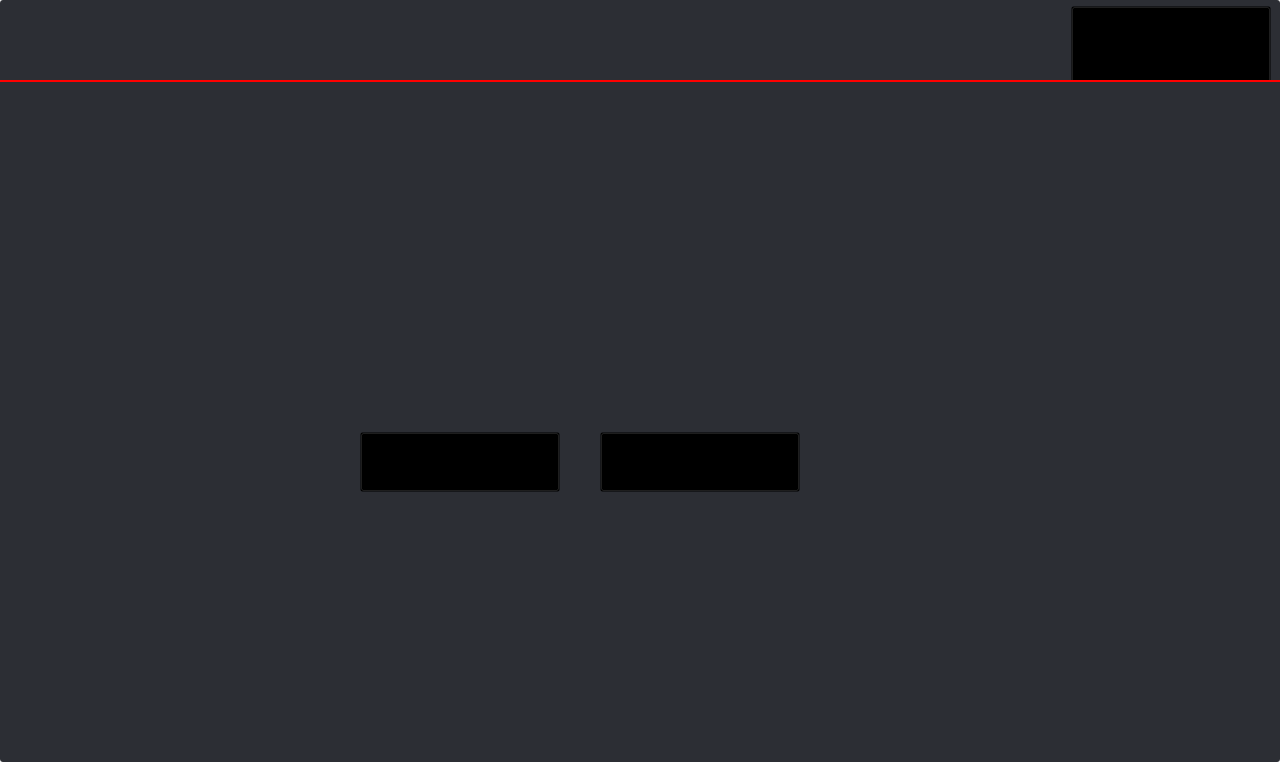
<?xml version="1.0" encoding="UTF-8"?>
<ui version="4.0">
 <class>OBSBasicEnd</class>
 <widget class="QMainWindow" name="OBSBasicEnd">
  <property name="geometry">
   <rect>
    <x>0</x>
    <y>0</y>
    <width>1280</width>
    <height>762</height>
   </rect>
  </property>
  <property name="windowTitle">
   <string>MainWindow</string>
  </property>
  <property name="styleSheet">
   <string notr="true">QWidget { font-family:&quot;微软雅黑&quot;; }
      QWidget#centralwidget { background-color:#2c2e34; border: 1px solid
      #999999; border-radius: 3px; }
      
      QWidget#content_widget {background-color:#2c2e34; border: 1px solid
      #999999; border-radius: 3px;}
      
      QPushButton#live_data_btn {
      background-image: url(:/res/icons/review-button.png);
      background-repeat: no-repeat; background-color: transparent;
      background-position:center; }
      
      QPushButton#live_platform_btn {
      background-image: url(:/res/icons/back-button.png); background-repeat:
      no-repeat; background-color: transparent; background-position:center; }
      
      QPushButton#new_live_btn { background-image:
      url(:/res/icons/create-button.png); background-repeat: no-repeat;
      background-color: transparent; background-position:center; }
      
      QLabel#label { background-image: url(:/res/icons/end-text.png);
      background-repeat: no-repeat; background-color: transparent; color: white; }
      
      QLabel#title_label {background-image: url(:/res/icons/logo.png);
      background-repeat:no-repeat; background-color: transparent;
      background-position:center; }
      </string>
  </property>
  <widget class="QWidget" name="centralwidget">
   <widget class="QWidget" name="titlewidget" native="true">
    <property name="geometry">
     <rect>
      <x>0</x>
      <y>0</y>
      <width>1280</width>
      <height>80</height>
     </rect>
    </property>
    <property name="sizePolicy">
     <sizepolicy hsizetype="Preferred" vsizetype="Fixed">
      <horstretch>0</horstretch>
      <verstretch>0</verstretch>
     </sizepolicy>
    </property>
    <property name="minimumSize">
     <size>
      <width>1280</width>
      <height>80</height>
     </size>
    </property>
    <property name="maximumSize">
     <size>
      <width>16777215</width>
      <height>80</height>
     </size>
    </property>
    <widget class="QWidget" name="horizontalLayoutWidget">
     <property name="geometry">
      <rect>
       <x>0</x>
       <y>0</y>
       <width>1271</width>
       <height>92</height>
      </rect>
     </property>
     <layout class="QHBoxLayout" name="horizontalLayout">
      <item>
       <widget class="QLabel" name="title_label">
        <property name="sizePolicy">
         <sizepolicy hsizetype="Preferred" vsizetype="Fixed">
          <horstretch>0</horstretch>
          <verstretch>0</verstretch>
         </sizepolicy>
        </property>
        <property name="minimumSize">
         <size>
          <width>300</width>
          <height>80</height>
         </size>
        </property>
        <property name="maximumSize">
         <size>
          <width>300</width>
          <height>80</height>
         </size>
        </property>
        <property name="text">
         <string/>
        </property>
       </widget>
      </item>
      <item>
       <spacer name="horizontalSpacer">
        <property name="orientation">
         <enum>Qt::Horizontal</enum>
        </property>
        <property name="sizeType">
         <enum>QSizePolicy::Expanding</enum>
        </property>
        <property name="sizeHint" stdset="0">
         <size>
          <width>40</width>
          <height>20</height>
         </size>
        </property>
       </spacer>
      </item>
      <item>
       <widget class="QPushButton" name="live_platform_btn">
        <property name="sizePolicy">
         <sizepolicy hsizetype="Preferred" vsizetype="Fixed">
          <horstretch>0</horstretch>
          <verstretch>0</verstretch>
         </sizepolicy>
        </property>
        <property name="minimumSize">
         <size>
          <width>200</width>
          <height>80</height>
         </size>
        </property>
        <property name="maximumSize">
         <size>
          <width>200</width>
          <height>80</height>
         </size>
        </property>
        <property name="text">
         <string/>
        </property>
       </widget>
      </item>
     </layout>
    </widget>
   </widget>
   <widget class="QWidget" name="content_widget" native="true">
    <property name="geometry">
     <rect>
      <x>0</x>
      <y>82</y>
      <width>1280</width>
      <height>660</height>
     </rect>
    </property>
    <property name="sizePolicy">
     <sizepolicy hsizetype="Preferred" vsizetype="Preferred">
      <horstretch>0</horstretch>
      <verstretch>0</verstretch>
     </sizepolicy>
    </property>
    <property name="maximumSize">
     <size>
      <width>16777215</width>
      <height>16777215</height>
     </size>
    </property>
    <widget class="QPushButton" name="live_data_btn">
     <property name="geometry">
      <rect>
       <x>360</x>
       <y>350</y>
       <width>200</width>
       <height>60</height>
      </rect>
     </property>
     <property name="minimumSize">
      <size>
       <width>200</width>
       <height>60</height>
      </size>
     </property>
     <property name="maximumSize">
      <size>
       <width>200</width>
       <height>60</height>
      </size>
     </property>
     <property name="text">
      <string/>
     </property>
    </widget>
    <widget class="QPushButton" name="new_live_btn">
     <property name="geometry">
      <rect>
       <x>600</x>
       <y>350</y>
       <width>200</width>
       <height>60</height>
      </rect>
     </property>
     <property name="minimumSize">
      <size>
       <width>200</width>
       <height>60</height>
      </size>
     </property>
     <property name="maximumSize">
      <size>
       <width>200</width>
       <height>60</height>
      </size>
     </property>
     <property name="text">
      <string/>
     </property>
    </widget>
    <widget class="QLabel" name="label">
     <property name="geometry">
      <rect>
       <x>370</x>
       <y>220</y>
       <width>511</width>
       <height>81</height>
      </rect>
     </property>
     <property name="text">
      <string/>
     </property>
    </widget>
   </widget>
   <widget class="QLabel" name="line_label">
    <property name="geometry">
     <rect>
      <x>0</x>
      <y>80</y>
      <width>1280</width>
      <height>2</height>
     </rect>
    </property>
    <property name="sizePolicy">
     <sizepolicy hsizetype="Expanding" vsizetype="Fixed">
      <horstretch>0</horstretch>
      <verstretch>0</verstretch>
     </sizepolicy>
    </property>
    <property name="minimumSize">
     <size>
      <width>0</width>
      <height>2</height>
     </size>
    </property>
    <property name="maximumSize">
     <size>
      <width>16777215</width>
      <height>2</height>
     </size>
    </property>
    <property name="styleSheet">
     <string notr="true">background-color:red</string>
    </property>
    <property name="text">
     <string/>
    </property>
   </widget>
  </widget>
  <widget class="QMenuBar" name="menubar">
   <property name="geometry">
    <rect>
     <x>0</x>
     <y>0</y>
     <width>1280</width>
     <height>22</height>
    </rect>
   </property>
  </widget>
 </widget>
 <resources/>
 <connections/>
</ui>
